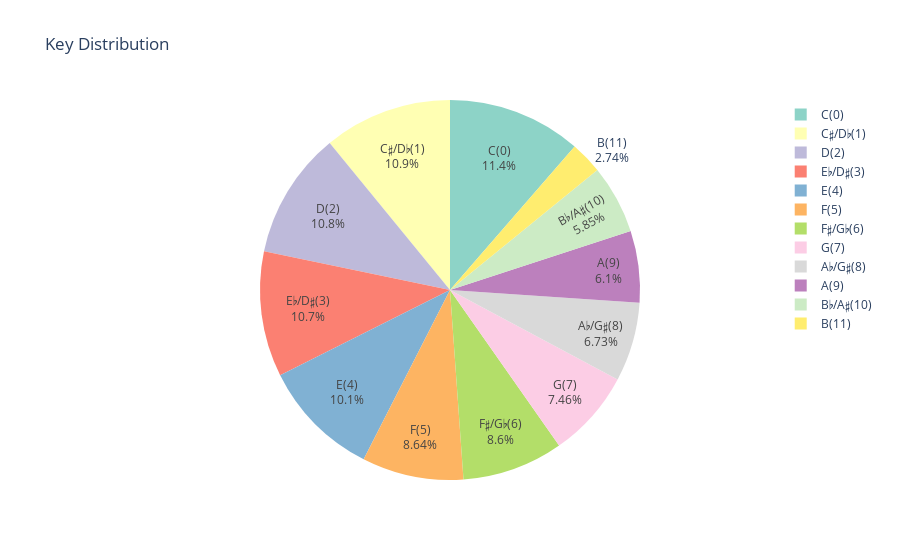

The notebook cell this image was saved under:
### Code cell
iplot(px.pie(df['key'].value_counts().reset_index(), 
       names=r'C(0) C♯/D♭(1) D(2) E♭/D♯(3) E(4) F(5) F♯/G♭(6) G(7) A♭/G♯(8) A(9) B♭/A♯(10) B(11)'.split(), 
       values='key',
       color_discrete_sequence = px.colors.qualitative.Set3,
       title='Key Distribution'
      ).update_traces(textinfo='label+percent'))

### Figure 1 — Plotly figure (JSON) as saved in the notebook; plotly's stock layout.template omitted (floating-point values rounded to 4 significant figures)
{"data": [{"domain": {"x": [0, 1], "y": [0, 1]}, "hovertemplate": "label=%{label}<br>key=%{value}<extra></extra>", "labels": ["C(0)", "C♯/D♭(1)", "D(2)", "E♭/D♯(3)", "E(4)", "F(5)", "F♯/G♭(6)", "G(7)", "A♭/G♯(8)", "A(9)", "B♭/A♯(10)", "B(11)"], "legendgroup": "", "name": "", "showlegend": true, "textinfo": "label+percent", "type": "pie", "values": [2113, 2025, 2006, 1980, 1873, 1603, 1596, 1385, 1248, 1132, 1085, 508]}], "layout": {"legend": {"tracegroupgap": 0}, "piecolorway": ["rgb(141,211,199)", "rgb(255,255,179)", "rgb(190,186,218)", "rgb(251,128,114)", "rgb(128,177,211)", "rgb(253,180,98)", "rgb(179,222,105)", "rgb(252,205,229)", "rgb(217,217,217)", "rgb(188,128,189)", "rgb(204,235,197)", "rgb(255,237,111)"], "title": {"text": "Key Distribution"}}}
